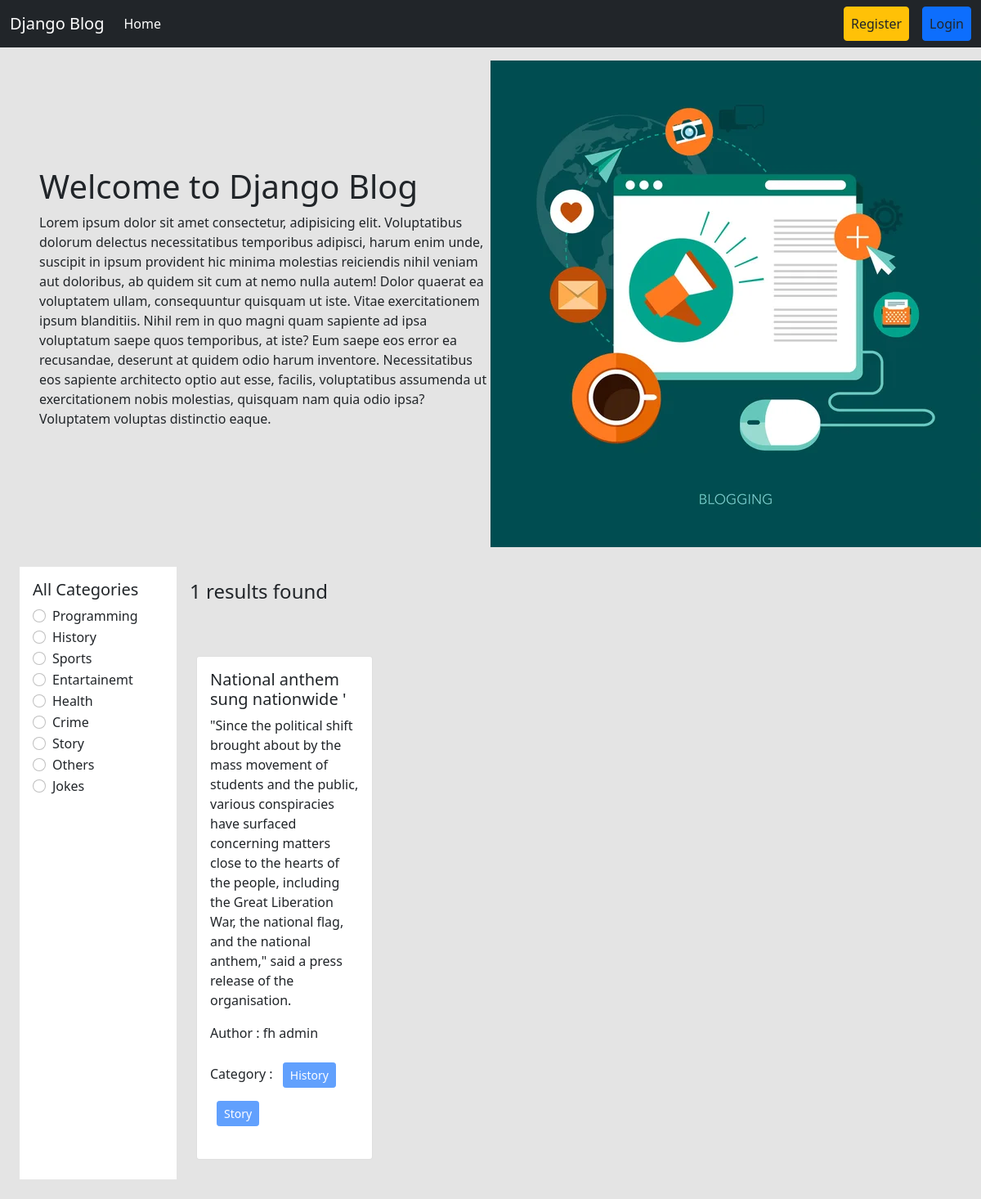
The app's page /category/history/ with its own data.
### categories/models.py (models this page shows, shortened)
class Category(models.Model):
    name = models.CharField(max_length=100)
    slug = models.SlugField(max_length=100,unique=True, null=True, blank=True)

### posts/models.py (models this page shows, shortened)
class Post(models.Model):
    title = models.CharField(max_length=50)
    content = models.TextField()
    category = models.ManyToManyField(Category) # ekta post multiple categorir moddhe thakte pare abar ekta categorir moddhe multiple post thakte pare
    author = models.ForeignKey(User, on_delete=models.CASCADE)

### blog_project/views.py (the view)
# urls.py: 2. Add a URL to urlpatterns:  path('', views.home, name='home')
def home(request, category_slug = None): # initially dhore nicchi je category_slug None thakbe karon hocche user first time home page e asle se normal page dekhbe, se filter korte chaile category te click korlei sei category er slug ta capture korbo ar seta tokhn ar None thakbe na
    data = Post.objects.all() # sob post gula ke niye aslam
    if category_slug is not None: # ekhn category slug jodi None na hoy tar mane sekhane value ache
        category = Category.objects.get(slug = category_slug) # slug je field model e likhechilam seta = amader category slug kore dilam taile ekhn kon category er slug sei category object peye jabo
        data = Post.objects.filter(category  = category) # post er category te category object bosiye filter korlam, ager data er sathe overright hoye jabe
    categories = Category.objects.all() # sob category dekhabo
    return render(request, 'home.html', {'data' : data, 'category' : categories})

### templates/home.html
{% extends 'base.html' %}
{% load static %}
{% block content %}
<div class="d-flex flex-wrap px-5 pt-3 align-items-center">
  <div class="col-6">
    <h1>Welcome to Django Blog</h1>
    <p>Lorem ipsum dolor sit amet consectetur, adipisicing elit. Voluptatibus dolorum delectus necessitatibus temporibus adipisci, harum enim unde, suscipit in ipsum provident hic minima molestias reiciendis nihil veniam aut doloribus, ab quidem sit cum at nemo nulla autem! Dolor quaerat ea voluptatem ullam, consequuntur quisquam ut iste. Vitae exercitationem ipsum blanditiis. Nihil rem in quo magni quam sapiente ad ipsa voluptatum saepe quos temporibus, at iste? Eum saepe eos error ea recusandae, deserunt at quidem odio harum inventore. Necessitatibus eos sapiente architecto optio aut esse, facilis, voluptatibus assumenda ut exercitationem nobis molestias, quisquam nam quia odio ipsa? Voluptatem voluptas distinctio eaque.</p>
  </div>
  <div class="col-6">
<img src="{% static 'header.jpg' %}" />
  </div>
</div>
<div class="d-flex flex-wrap p-4">
  <div class="col-2 bg-white p-3" >
    <h5>All Categories</h5>
    {% for cat in category %}
    <div class="form-check">
      <input
        class="form-check-input"
        type="radio"
        name="category"
        id="{{cat.id}}"
      />
      <label class="form-check-label" for="{{cat.id}}">
        <a href="{% url 'category_wise_post' cat.slug %}" class="text-decoration-none text-dark" >{{cat.name}}</a>
      </label>
    </div>
    {% endfor %}
  </div>
  <div class="col-10 p-3">
    <h4>{{data | length}} results found</h4>
    <div class="d-flex flex-wrap pt-5">
      {% for post in data %}
      <div class="col-sm-3">
        <div class="card m-2">
          <div class="card-body">
            <h5 class="card-title">{{post.title}}</h5>
            <p class="card-text">{{post.content}}</p>
            <p>Author : {{post.author.first_name}} {{post.author.last_name}}</p>
            <p>
              Category : {% for cat in post.category.all %}
              <button class="btn btn-primary btn-sm m-2" disabled>
                {{cat.name}}
              </button>
              {% endfor %}
            </p>
          </div>
        </div>
      </div>
      {% endfor %}
    </div>
  </div>
</div>
{% endblock %}

### records on screen
Category: name "Programming"
Category: name "History"
Category: name "Sports"
Category: name "Entartainemt"
Category: name "Health"
Category: name "Crime"
Category: name "Story"
Category: name "Others"
Category: name "Jokes"
Post: title "National anthem sung nationwide '", content "\"Since the political shift brought about by the mass movement of students and the public, various conspiracies have surfaced concerning matters close to the hearts of the people, including the Great Liberation War, the national flag, and the national anthem,\" said a press release of the organisation.", author.first_name "fh", author.last_name "admin"

### other values on screen
{{ data | length }} "1"
